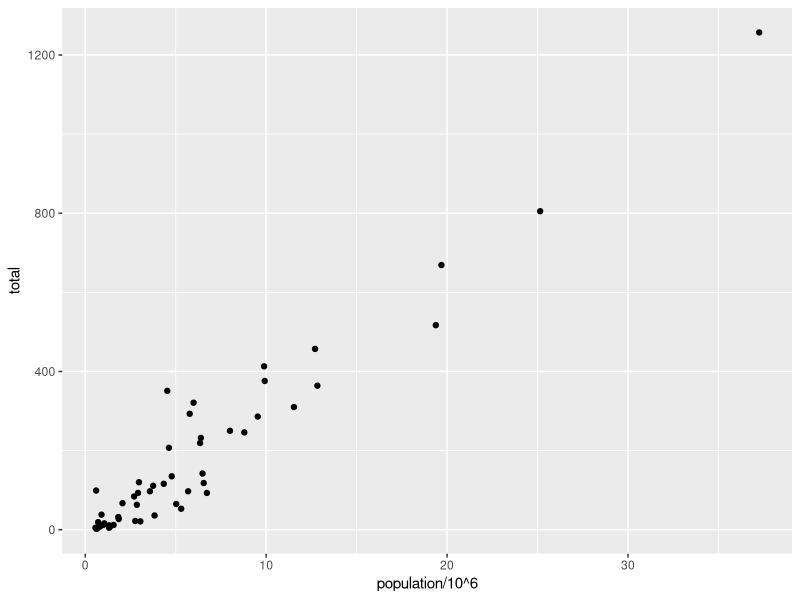
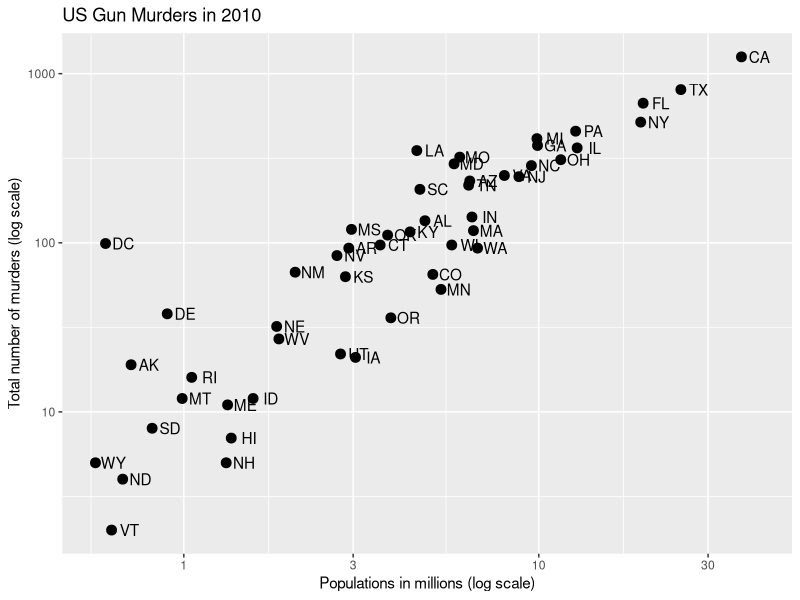
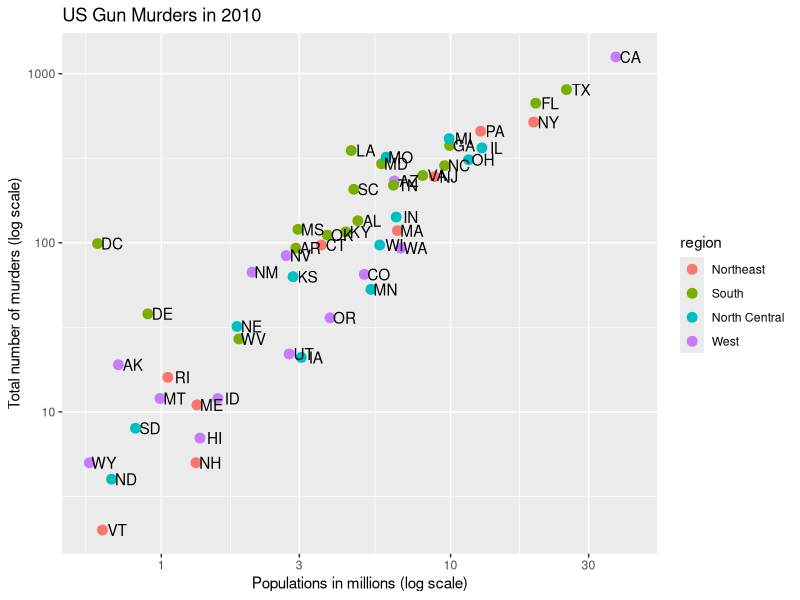
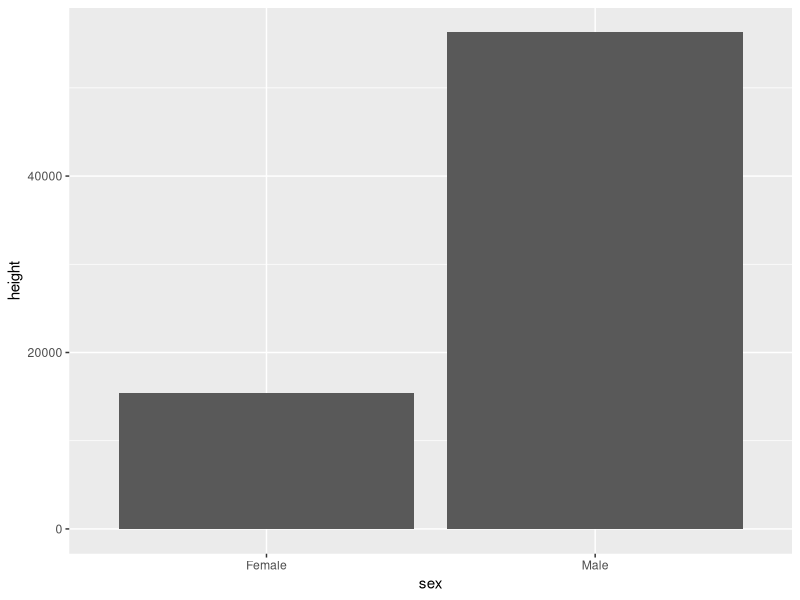
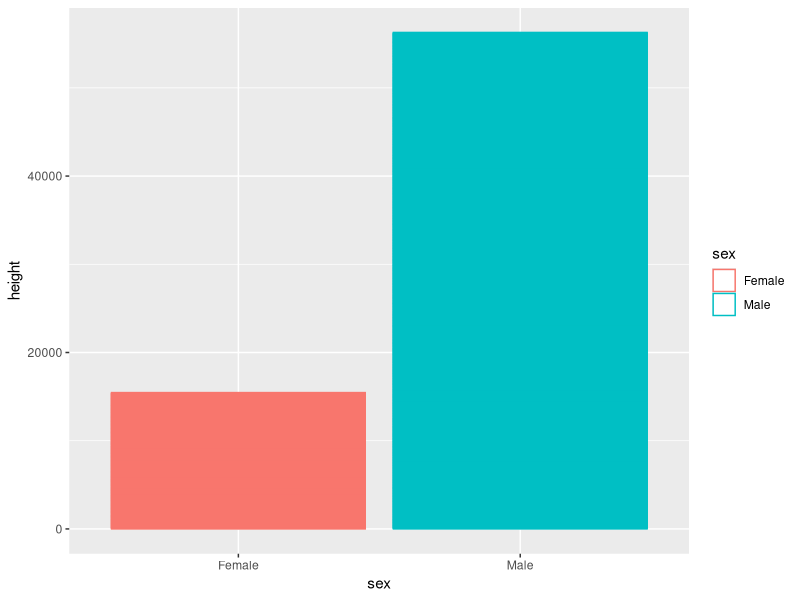
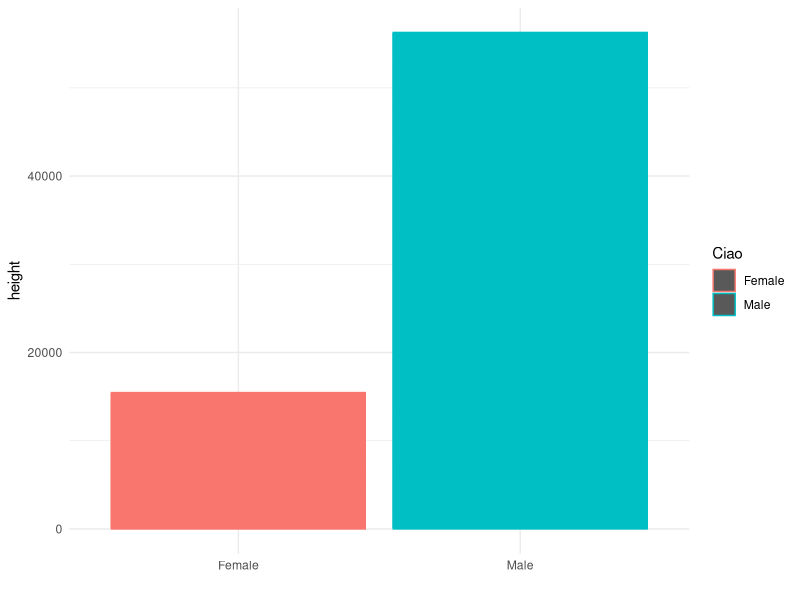
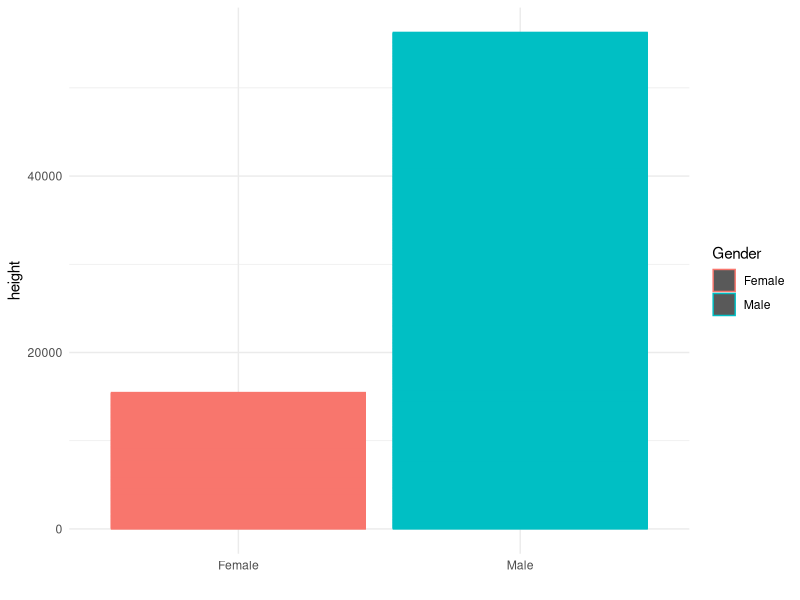

The R source for these figures, in order: (Note: this script raises an error after producing the figures.)

################
##plot: start with the basics
library(ggplot2)
library(dslabs)
library(tidyverse)
data(heights)
data(murders)

###just add the points
p <- ggplot(data = murders)
p <- p + geom_point(aes(population/10^6, total))
p


###scale in log, geon point of same size and title
p <- ggplot(data=murders, aes(population/10^6, total, label = abb))
p <- p + geom_point(size = 3) +  
  geom_text(nudge_x = 0.05) + 
  scale_x_log10() +
  scale_y_log10() +
  xlab("Populations in millions (log scale)") + 
  ylab("Total number of murders (log scale)") +
  ggtitle("US Gun Murders in 2010")
p

##############################################################
#######exercise:let's add another variable and colour by region
###############################################################
p <- ggplot(data=murders, aes(population/10^6, total, label = abb))
p <- p + geom_point(aes(col=region), size = 3)  +  
  geom_text(nudge_x = 0.05) + 
  scale_x_log10() +
  scale_y_log10() +
  xlab("Populations in millions (log scale)") + 
  ylab("Total number of murders (log scale)") +
  ggtitle("US Gun Murders in 2010")
p



#####################################
#####distribution

# for numeric data: we can define a function that reports the proportion of the data below  
#a for all possible values of a. 
#This function is called the emipirical cumulative distribution function (eCDF), 
#it can be plotted, and it provides a full description of the distribution of our data




p<- ggplot(data=heights, aes(x=sex, y=height)) + 
  geom_bar(stat="identity")
p


p<- ggplot(data=heights, aes(x=sex, y=height, colour=sex)) + 
  geom_bar(stat="identity", fill='white')
p


p1<- ggplot(data=heights, aes(x=sex, y=height, colour=sex)) + 
  geom_bar(stat="identity")+theme_minimal()
p1 <- p1+ labs(x='', colour = "Ciao")
p1

p2<- ggplot(data=heights, aes(x=sex, y=height, colour=sex)) + 
  geom_bar(stat="identity")+theme_minimal()
p2 <- p2+ labs(x='', colour = "Gender")
p2


##divide in group: trasnform the name of Y with Capital letter



#Suppose we can't make a plot and want to compare the distributions side by side. We can't just list all the numbers. 
#Instead we will look at the percentiles. Create a five row table showing female_percentiles and male_percentiles with the 10th, 30th, 50th, ..., 90th percentiles for each sex. Then create a data frame with these two as columns.


library(dslabs)
data(heights)
male <- heights$height[heights$sex=="Male"]
male_percentiles <- quantile(male, seq(0.1, 0.9, 0.2))

#####Question 1
####divide in groups, can you do for female?
data.frame(female_percentiles, male_percentiles) 

#####Question 2
#####In which percentiles there is the maximum differences between the gender? 

####return to presentation

####Let's see the boxplot
p <- ggplot(heights, aes(x=sex, y=height)) + geom_boxplot()
p
# Rotate the box plot
p + coord_flip()
# Notched box plot
ggplot(heights, aes(x=sex, y=height)) + 
  geom_boxplot(notch=TRUE)

###Question 3
###divide in group, can you compute the median and see if it corresponds to the boxplots? What is the median in total? For the male? And for the female?


####return to presentation

head(heights)
ggplot(heights, aes(height)) + stat_ecdf(geom = "step")
ggplot(heights, aes(height)) + stat_ecdf(geom = "step")+
  labs(title="Empirical Cumulative \n Density Function",
       y = "F(height)", x="Height in inch")+
  theme_classic()


##Question 4
#Divide in group: Suppose all you know about the data is the average and the standard deviation. Use the normal approximation to estimate the proportion you just calculated.

data(heights)
x <- heights$height[heights$sex=="Male"]

avg <- mean(x)
stdev <- sd(x)
pnorm(71, avg, stdev) - pnorm(69, avg, stdev)

####qqplot
###is the distribution normal?
p <- seq(0.05, 0.95, 0.05)

sample_quantiles <- quantile(x, p, na.rm=TRUE)
theoretical_quantiles <- qnorm(p, mean = mean(x,na.rm=TRUE), sd = sd(x, na.rm=TRUE))
?qnorm
qplot(theoretical_quantiles, sample_quantiles) + geom_abline()


norm_theor <- rnorm(1000, 2, 2)
hist(norm_theor)



ggplot(heights, aes(x=height)) + geom_histogram(binwidth=1)

##Question 5
##In group: adjust the bin to have a nice histogram

###let's do the curve
ggplot(heights, aes(x=height)) + geom_density(alpha=.3)
